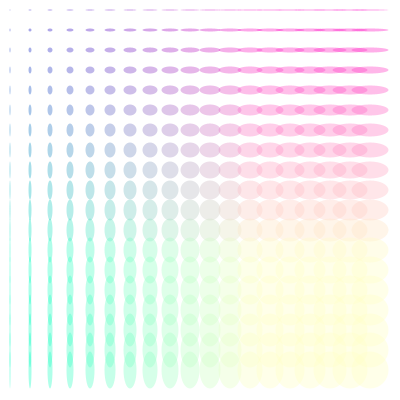
Frame 1 (no input)
Frame 60 (the mouse pressed at the canvas centre just before this capture): identical to frame 1, image omitted
Frame 120 (the mouse held since frame 60 and released just before this capture): identical to frame 1, image omitted

The Processing sketch that drew this single still picture (run headless with seeded random() and noise(); from frame 60 on, the mouse is pressed at the canvas centre):

// Processing sketch: processing_166600
// ── processing_166600.pde


//nested for loop grid

void setup() {
size(400,400);
noStroke ();
}


void draw ()  {
  background (255);
  for (int x =10; x<390; x+=20) { 
    for (int y =10; y<390; y+=20) { 
      fill (x,y,200,100);
      ellipse(x,y,x/10,y/10);
    }
  
  }
}



/*
for (int y = 10; y <= 85; y += 10)
{
for (int x = 10; x <= 85; x += 10)
  {
  if (x <= 50) {
    line(x-10, y-10, x-3, y-3);
    } else {
    fill(90,30,50,50);
    ellipse(x, y, x-30, y-30);
  }
 
  }
}
*/
